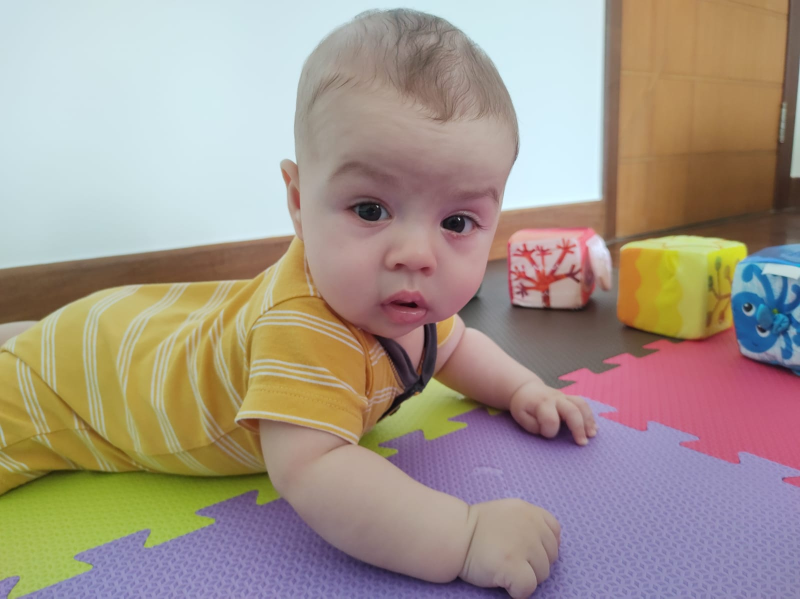
#> input picture docs/Python_Training/cientif_py/bebe_01.jpeg, 1600 x 1197 px, found by its file name (shown at 1/2 size)
$ jupyter execute numpy_intro.ipynb
#> lines starting #> are read from the running program, lines starting #| are printed output that depends on the picture
# Numpy Introduction

[cell 1]
import numpy as np

[cell 2]
np.pi

[cell 3]
a = np.arange(0,31,2)
print(a)
type(a)

[cell 4]
b = np.linspace(0,10, 21)
print(b)
type(b)

[cell 5]
c = np.array([1,2,3])
c

[cell 6]
print("sum", b.sum()) # https://numpy.org/doc/stable/reference/generated/numpy.sum.html?highlight=sum
print("mean", b.mean()) # https://numpy.org/doc/stable/reference/generated/numpy.mean.html#numpy.mean
print("Standard Deviation", b.std()) # https://numpy.org/doc/stable/reference/generated/numpy.std.html
print("Variance", b.var()) # https://numpy.org/doc/stable/reference/generated/numpy.var.html#numpy.var
print("Max", b.max()) # https://numpy.org/doc/stable/reference/generated/numpy.ndarray.max.html
print("Min", b.min()) # https://numpy.org/doc/stable/reference/generated/numpy.ndarray.min.html
print("Max Index", b.argmax()) # https://numpy.org/doc/stable/reference/generated/numpy.argmax.html?highlight=numpy%20max
print("Min Index", b.argmin()) # https://numpy.org/doc/stable/reference/generated/numpy.argmin.html#numpy.argmin

[cell 7]
b.shape

[cell 8]
d = b.reshape(3,7)
print(d.shape)
d

[cell 9]
e = np.array([1,3,4])
f = np.array([7,8,9])

[cell 10]
print(e + f)
print(e * f)
print(e @ f)

## Linear Algebra
[Documentação](https://numpy.org/doc/stable/reference/routines.linalg.html?highlight=operators)

[cell 11]
mat1 = np.linspace(0,12, 9)
mat1 = mat1.reshape(3,3)
mat1

[cell 12]
mat2 = np.arange(0,9, 1)
mat2 = mat2.reshape(3,3)
mat2

[cell 13]
print("Dor Product \n",np.dot(mat1, mat2))
print("Inner Product \n",np.inner(mat1, mat2))

## Images as arrays

[cell 14]
from skimage import io
from skimage import color
from matplotlib import pyplot as plt

[cell 15]
foto = io.imread('https://github.com/255ribeiro/Algorithmic_Modeling_Special_Training/blob/master/docs/Python_Training/cientif_py/bebe_01.jpeg?raw=true')
#> foto is the input picture: shape (1197, 1600, 3); mean R, G, B 163.8, 150.3, 138.9
plt.imshow(foto)
type(foto)

[cell 16]
fotopb = color.rgb2gray(foto)
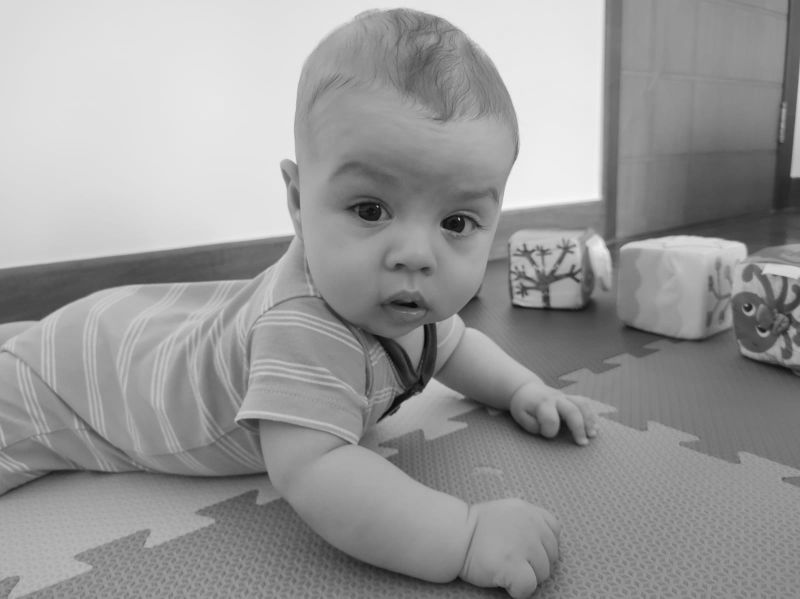
#> fotopb: shape (1197, 1600) float64 (shown at 1/2 size); min 0.0128, max 0.978, mean 0.597
plt.imshow(fotopb.T, cmap=plt.cm.gray)
fotopb.shape
#> Out = (1197, 1600)
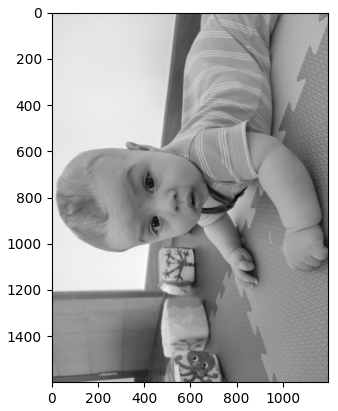
#> figure drawn by matplotlib, 1 panel

[cell 17]
fotoT = np.transpose(foto, axes=(1,0,2))
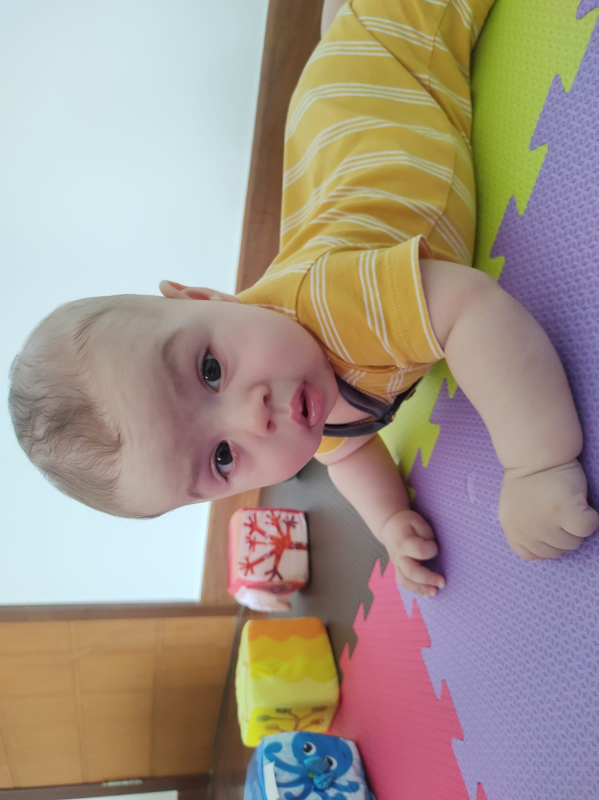
#> fotoT: shape (1600, 1197, 3) (shown at 1/2 size); mean R, G, B 163.8, 150.3, 138.9
plt.imshow(fotoT)

[cell 18]
foto_filtro = np.where(foto >150, 255, 0)
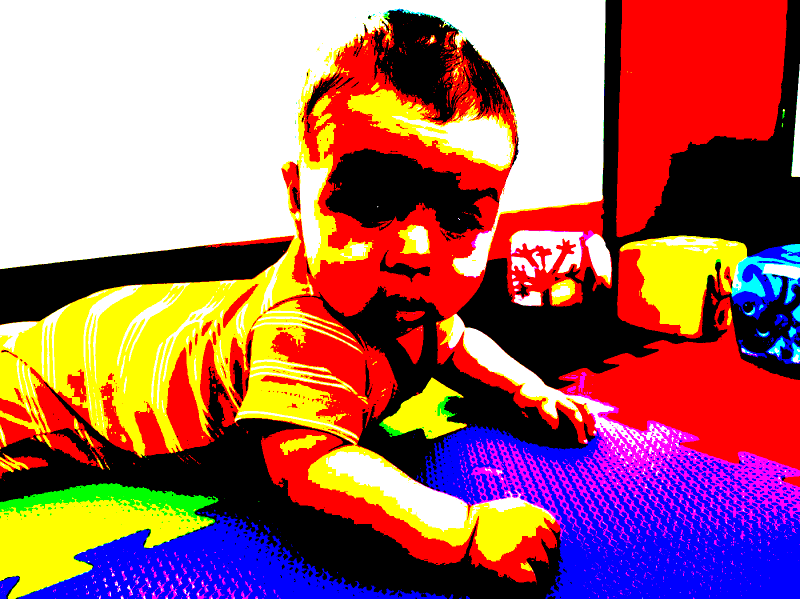
#> foto_filtro: shape (1197, 1600, 3) int64 (shown at 1/2 size); mean R, G, B 168.4, 104.8, 102.7
plt.imshow(foto_filtro)

[cell 19]
foto_cut = foto[0:700, 550:1050]
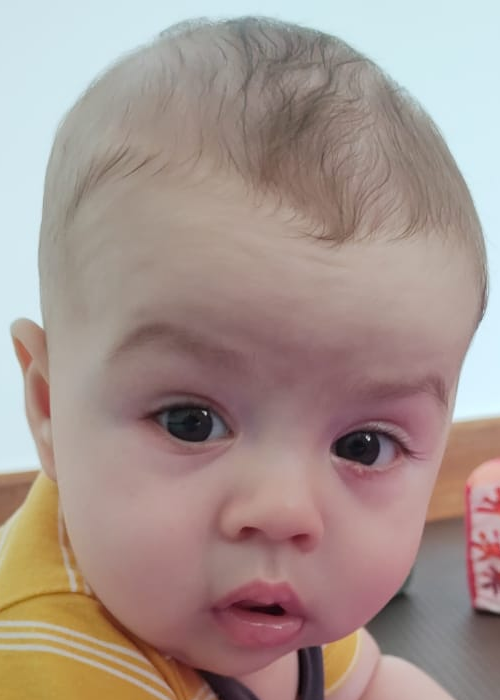
#> foto_cut: shape (700, 500, 3); mean R, G, B 165, 147, 140.8
plt.imshow(foto_cut)
